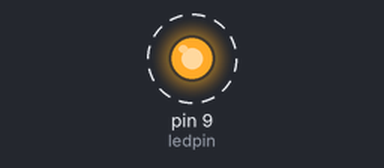
A sketch run on a simulated Arduino Uno, built with avr-gcc and run on an emulated ATmega328P. On the bench: output pins drawn as LEDs (lit = HIGH). Dashed ring = blinking.

Above: at 0.2 s.
Timing chart, 0 to 4.6 s (numbered marks = the images above):
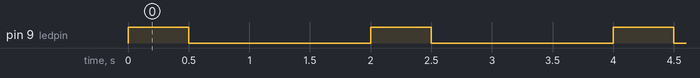

The sketch:

sheet1_Q1.ino
```cpp
const byte ledpin=9;
void setup()
{
pinMode(ledpin,OUTPUT);
}
void loop()
{
 digitalWrite(ledpin,HIGH);
 delay(500);
 digitalWrite(ledpin,LOW);
 delay(1500);
}
```

Measured:
- by itself, pin 9 (ledpin): alternates HIGH for 0.50 s and LOW for 1.5 s
